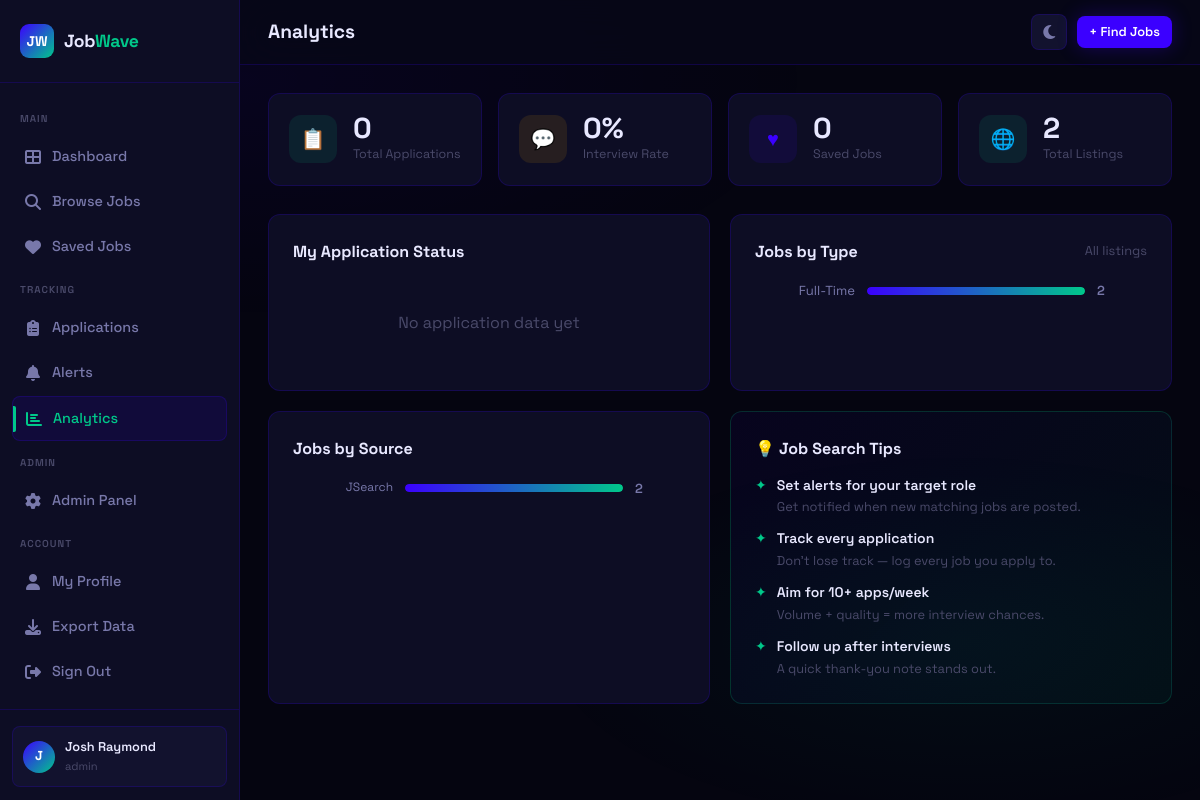
/analytics (signed in), run on an earlier commit of the app's database.
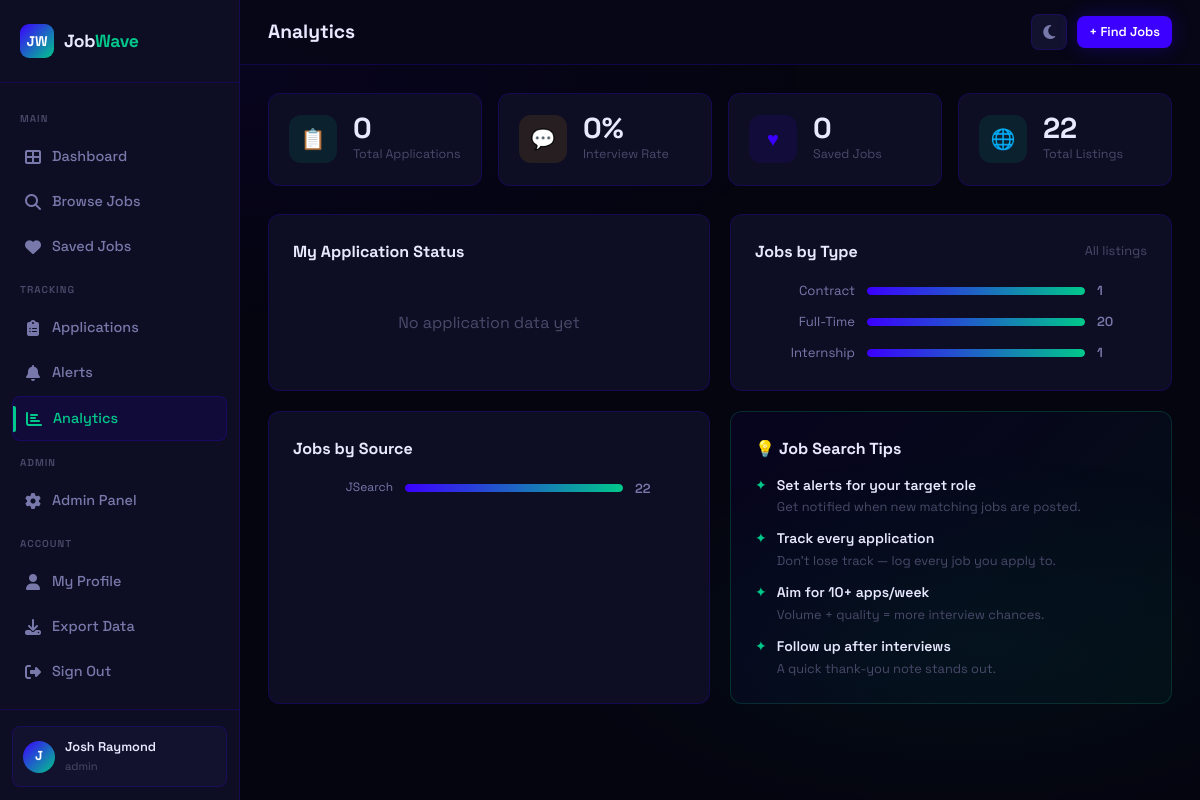
And on a later commit of the database.
### app.py (models this page shows)
class Job(db.Model):
    id = db.Column(db.Integer, primary_key=True)
    title = db.Column(db.String(200), nullable=False)
    company = db.Column(db.String(200), nullable=False)
    location = db.Column(db.String(200))
    job_type = db.Column(db.String(50))          # full-time | part-time | remote | contract
    experience = db.Column(db.String(50))         # entry | mid | senior
    salary_min = db.Column(db.Integer)
    salary_max = db.Column(db.Integer)
    description = db.Column(db.Text)
    requirements = db.Column(db.Text)
    source = db.Column(db.String(100))
    source_url = db.Column(db.String(500))
    source_id = db.Column(db.String(200), unique=True)  # duplicate detection
    tags = db.Column(db.String(500))
    is_active = db.Column(db.Boolean, default=True)
    scraped_at = db.Column(db.DateTime, default=datetime.utcnow)
    posted_at = db.Column(db.DateTime)
    views = db.Column(db.Integer, default=0)

### app.py (the view)
@app.route('/analytics')
@login_required
def analytics():
    total_jobs = Job.query.filter_by(is_active=True).count()
    my_apps = Application.query.filter_by(user_id=current_user.id).count()
    my_saved = SavedJob.query.filter_by(user_id=current_user.id).count()
    interview_rate = 0
    if my_apps > 0:
        interviews = Application.query.filter_by(user_id=current_user.id, status='interview').count()
        interview_rate = round((interviews / my_apps) * 100, 1)
    type_dist = db.session.query(Job.job_type, db.func.count(Job.id))\
        .filter(Job.is_active == True).group_by(Job.job_type).all()
    source_dist = db.session.query(Job.source, db.func.count(Job.id))\
        .filter(Job.is_active == True).group_by(Job.source).all()
    status_dist = db.session.query(Application.status, db.func.count(Application.id))\
        .filter(Application.user_id == current_user.id).group_by(Application.status).all()
    return render_template('analytics.html', total_jobs=total_jobs, my_apps=my_apps,
                           my_saved=my_saved, interview_rate=interview_rate,
                           type_dist=type_dist, source_dist=source_dist,
                           status_dist=status_dist)

### app.py (called while the page is built)
@login_manager.user_loader
def load_user(user_id):
    return User.query.get(int(user_id))

    @property
    def is_authenticated(self): return True

### templates/analytics.html (shortened to what the changed rows need)
{% extends 'base.html' %}
{% block page_title %}Analytics{% endblock %}
{% block content %}
<div class="stagger">
  <div class="stats-grid">
    <div class="stat-card">
      <div>
        <div class="stat-value">{{ total_jobs }}</div>
        <div class="stat-label">Total Listings</div>
      </div>
    </div>
  </div>
  <div class="analytics-grid">
    <div class="card">
      {% if type_dist %}
      {% set ttotal = namespace(n=0) %}
      {% for t, c in type_dist %}{% if t %}{% set ttotal.n = ttotal.n + c %}{% endif %}{% endfor %}
      <div class="chart-bar-wrap" style="margin-top:8px;">
        {% for job_type, count in type_dist %}
        {% if job_type %}
        <div class="chart-bar-row">
          <div class="chart-bar-label">{{ job_type|title }}</div>
          <div class="chart-bar-track">
            <div class="chart-bar-fill" data-width="{{ ((count / [ttotal.n, 1]|max) * 100)|round }}%"></div>
          </div>
          <div class="chart-bar-value">{{ count }}</div>
        </div>
        {% endif %}
        {% endfor %}
      </div>
      {% else %}
      <div class="empty-state" style="padding:30px 0;"><div>No data yet</div></div>
      {% endif %}
    </div>
    <div class="card">
      {% if source_dist %}
      {% set stotal = namespace(n=0) %}
      {% for s, c in source_dist %}{% if s %}{% set stotal.n = stotal.n + c %}{% endif %}{% endfor %}
      <div class="chart-bar-wrap" style="margin-top:8px;">
        {% for source, count in source_dist %}
        {% if source %}
        <div class="chart-bar-row">
          <div class="chart-bar-label" style="font-size:0.75rem;">{{ source[:12] }}{% if source|length > 12 %}…{% endif %}</div>
          <div class="chart-bar-track">
            <div class="chart-bar-fill" data-width="{{ ((count / [stotal.n, 1]|max) * 100)|round }}%"></div>
          </div>
          <div class="chart-bar-value">{{ count }}</div>
        </div>
        {% endif %}
        {% endfor %}
      </div>
      {% else %}
      <div class="empty-state" style="padding:30px 0;"><div>No data yet</div></div>
      {% endif %}
    </div>
    <div class="card tips-card">
      <div style="display:flex;flex-direction:column;gap:10px;">
        {% set tips = [
          ('Set alerts for your target role', 'Get notified when new matching jobs are posted.'),
          ('Track every application', 'Don\'t lose track — log every job you apply to.'),
          ('Aim for 10+ apps/week', 'Volume + quality = more interview chances.'),
          ('Follow up after interviews', 'A quick thank-you note stands out.'),
        ] %}
        {% for title, desc in tips %}
        <div style="display:flex;gap:10px;font-size:0.875rem;">
          <span style="color:var(--mint);flex-shrink:0;">✦</span>
          <div>
            <div style="font-weight:600;margin-bottom:1px;">{{ title }}</div>
            <div style="color:var(--text-muted);font-size:0.8rem;">{{ desc }}</div>
          </div>
        </div>
        {% endfor %}
      </div>
    </div>
  </div>
</div>
{% endblock %}

What changed in the data, as far as the page shows it:
no longer on this page (row unchanged): Job: job_type "Full-Time", {{ ((count / [ttotal.n, 1]|max) * 100)|round }} 100.0 (drawn), id "2", source "JSearch", {{ ((count / [stotal.n, 1]|max) * 100)|round }} 100.0 (drawn)
added Job: job_type "Contract", {{ ((count / [ttotal.n, 1]|max) * 100)|round }} 5.0 (drawn), is_active "1", shown under "Analytics"
added Job: job_type "Full-Time", {{ ((count / [ttotal.n, 1]|max) * 100)|round }} 91.0 (drawn), id "20", shown under "Analytics"
added Job: job_type "Internship", {{ ((count / [ttotal.n, 1]|max) * 100)|round }} 5.0 (drawn), is_active "1", shown under "Analytics"
added Job: source "JSearch", {{ ((count / [stotal.n, 1]|max) * 100)|round }} 100.0 (drawn), id "22"
Also different on the page:
{{ total_jobs }}: "2" → "22"
